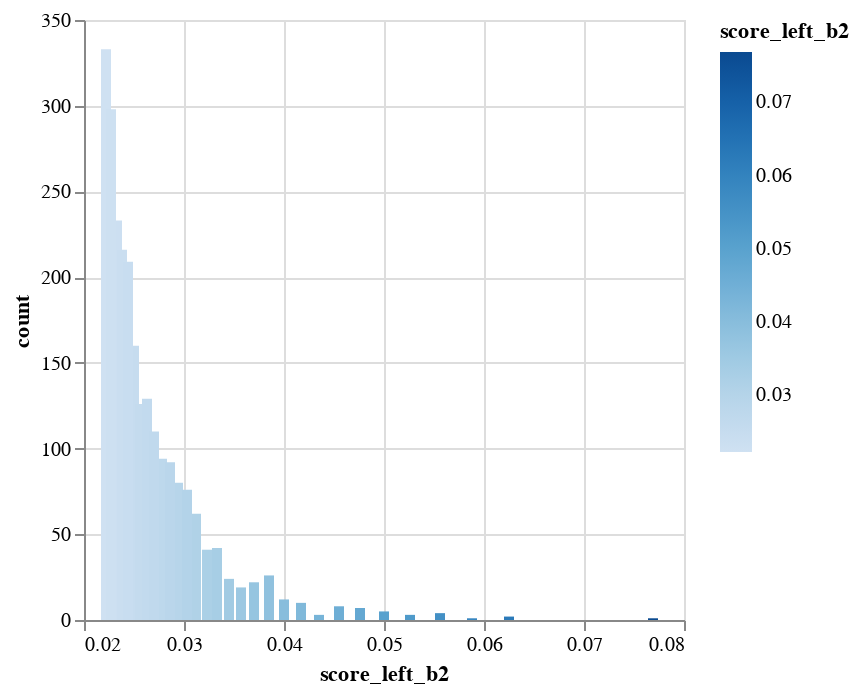
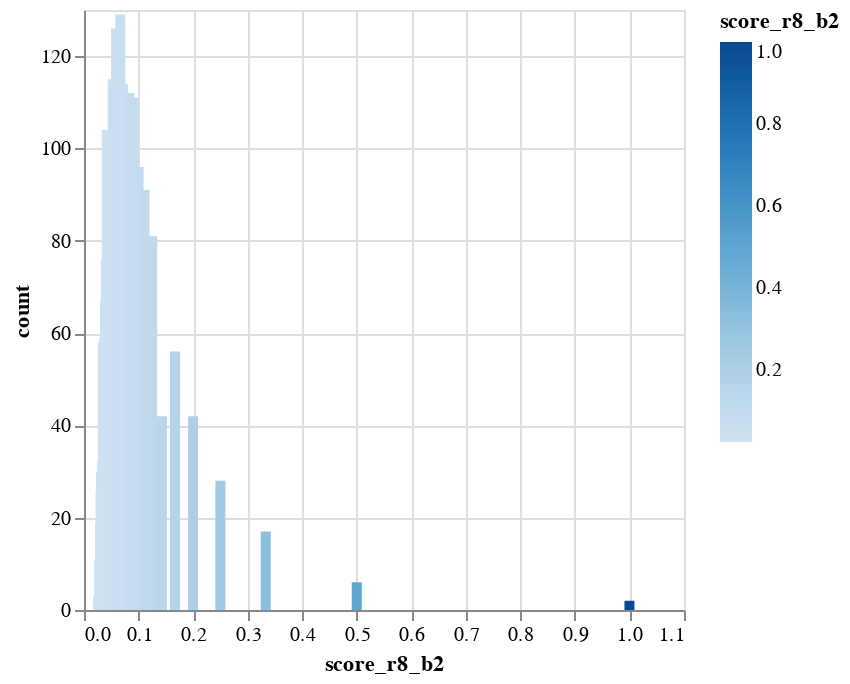

The code cell stored with these charts, in order, in its notebook:
### Code cell
show_b_stats('score_left_b2')
show_b_stats('score_r8_b2')

### Figure 1 — Vega-Lite specification as saved in the notebook (floating-point values rounded to 4 significant figures)
{"config": {"view": {"continuousWidth": 300, "continuousHeight": 300}}, "data": {"name": "data-e072015ffb6c8afa9a96f267743edac1"}, "mark": {"type": "bar", "tooltip": true}, "encoding": {"color": {"field": "score_left_b2", "type": "quantitative"}, "x": {"field": "score_left_b2", "type": "quantitative"}, "y": {"field": "count", "type": "quantitative"}}, "params": [{"name": "param_21", "select": {"type": "interval", "encodings": ["x", "y"]}, "bind": "scales"}], "$schema": "https://vega.github.io/schema/vega-lite/v5.20.1.json", "datasets": {"data-e072015ffb6c8afa9a96f267743edac1": [{"score_left_b2": 0.0233, "count": 233}, {"score_left_b2": 0.0476, "count": 7}, {"score_left_b2": 0.025, "count": 160}, {"score_left_b2": 0.0769, "count": 1}, {"score_left_b2": 0.0588, "count": 1}, {"score_left_b2": 0.0333, "count": 42}, {"score_left_b2": 0.037, "count": 22}, {"score_left_b2": 0.0256, "count": 126}, {"score_left_b2": 0.0222, "count": 333}, {"score_left_b2": 0.0278, "count": 94}, {"score_left_b2": 0.0345, "count": 24}, {"score_left_b2": 0.0312, "count": 62}, {"score_left_b2": 0.0263, "count": 129}, {"score_left_b2": 0.04, "count": 12}, {"score_left_b2": 0.027, "count": 110}, {"score_left_b2": 0.0625, "count": 2}, {"score_left_b2": 0.0238, "count": 216}, {"score_left_b2": 0.0294, "count": 80}, {"score_left_b2": 0.0455, "count": 8}, {"score_left_b2": 0.0286, "count": 92}, {"score_left_b2": 0.0303, "count": 76}, {"score_left_b2": 0.05, "count": 5}, {"score_left_b2": 0.0357, "count": 19}, {"score_left_b2": 0.0323, "count": 41}, {"score_left_b2": 0.0435, "count": 3}, {"score_left_b2": 0.0244, "count": 209}, {"score_left_b2": 0.0227, "count": 298}, {"score_left_b2": 0.0385, "count": 26}, {"score_left_b2": 0.0556, "count": 4}, {"score_left_b2": 0.0526, "count": 3}, {"score_left_b2": 0.0417, "count": 10}]}}

### Figure 2 — Vega-Lite specification as saved in the notebook (floating-point values rounded to 4 significant figures)
{"config": {"view": {"continuousWidth": 300, "continuousHeight": 300}}, "data": {"name": "data-8a1f289581997eb5ed7ecc7e51bf5b10"}, "mark": {"type": "bar", "tooltip": true}, "encoding": {"color": {"field": "score_r8_b2", "type": "quantitative"}, "x": {"field": "score_r8_b2", "type": "quantitative"}, "y": {"field": "count", "type": "quantitative"}}, "params": [{"name": "param_22", "select": {"type": "interval", "encodings": ["x", "y"]}, "bind": "scales"}], "$schema": "https://vega.github.io/schema/vega-lite/v5.20.1.json", "datasets": {"data-8a1f289581997eb5ed7ecc7e51bf5b10": [{"score_r8_b2": 0.125, "count": 81}, {"score_r8_b2": 0.0476, "count": 94}, {"score_r8_b2": 0.0333, "count": 32}, {"score_r8_b2": 0.0769, "count": 94}, {"score_r8_b2": 0.0588, "count": 126}, {"score_r8_b2": 0.1, "count": 96}, {"score_r8_b2": 0.0714, "count": 114}, {"score_r8_b2": 0.037, "count": 59}, {"score_r8_b2": 0.5, "count": 6}, {"score_r8_b2": 0.0833, "count": 112}, {"score_r8_b2": 0.0256, "count": 3}, {"score_r8_b2": 0.0312, "count": 30}, {"score_r8_b2": 0.3333, "count": 17}, {"score_r8_b2": 0.0345, "count": 58}, {"score_r8_b2": 0.0278, "count": 11}, {"score_r8_b2": 0.0263, "count": 2}, {"score_r8_b2": 0.04, "count": 76}, {"score_r8_b2": 0.0625, "count": 119}, {"score_r8_b2": 0.027, "count": 3}, {"score_r8_b2": 0.1111, "count": 91}, {"score_r8_b2": 0.0294, "count": 19}, {"score_r8_b2": 0.0286, "count": 3}, {"score_r8_b2": 0.0357, "count": 54}, {"score_r8_b2": 0.0455, "count": 102}, {"score_r8_b2": 0.05, "count": 94}, {"score_r8_b2": 0.0667, "count": 129}, {"score_r8_b2": 0.25, "count": 28}, {"score_r8_b2": 0.0303, "count": 26}, {"score_r8_b2": 0.0323, "count": 24}, {"score_r8_b2": 0.0435, "count": 92}, {"score_r8_b2": 0.2, "count": 42}, {"score_r8_b2": 1.0, "count": 2}, {"score_r8_b2": 0.1429, "count": 42}, {"score_r8_b2": 0.1667, "count": 56}, {"score_r8_b2": 0.0385, "count": 67}, {"score_r8_b2": 0.0909, "count": 111}, {"score_r8_b2": 0.0526, "count": 115}, {"score_r8_b2": 0.0556, "count": 114}, {"score_r8_b2": 0.0417, "count": 104}]}}
